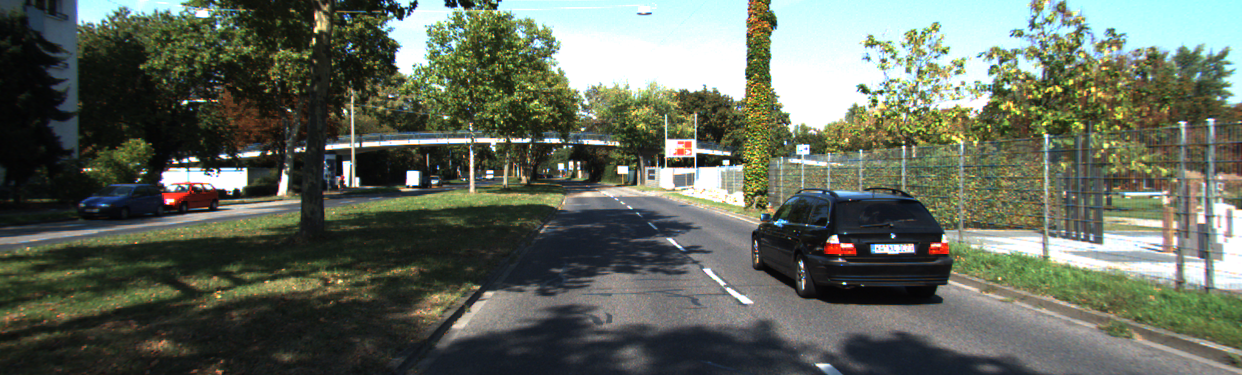
#> input picture Camera_Calibration/q2/image.png, 1242 x 375 px
$ python plot_all.py
#> lines starting #> are read from the running program, lines starting #| are printed output that depends on the picture
import cv2
#import matplotlib.pyplot as plt
import numpy as np

K = np.array([[7.2153e+02,0,6.0955e+02],[0,7.2153e+02,1.7285e+02],[0,0,1]])


img=cv2.imread('image.png')
#> img is the input picture: shape (375, 1242, 3); mean B, G, R 92.6, 105.2, 98
lineThickness = 2
#cv2.line(image, (x1, y1), (x2, y2), (0,255,0), lineThickness)

p1=np.array([2.6428839,1.65,9.90865169])

p2=np.array([4.63675196,1.65 ,9.82686339])

p3=np.array([4.63675196,1.65,4.10+9.82686339])

p4=np.array([2.6428839,1.65,9.90865169+4.10])


p5=np.array([2.6428839,1.65-1.38,9.90865169])

p6=np.array([4.63675196,1.65-1.38 ,9.82686339])

p7=np.array([4.63675196,1.65-1.38,4.10+9.82686339])

p8=np.array([2.6428839,1.65-1.38,9.90865169+4.10])

o1=np.dot(K,p1)
o2=np.dot(K,p2)
o3=np.dot(K,p3)
o4=np.dot(K,p4)
o5=np.dot(K,p5)
o6=np.dot(K,p6)
o7=np.dot(K,p7)
o8=np.dot(K,p8)

o1[0]/=o1[2]
o1[1]/=o1[2]

o2[0]/=o2[2]
o2[1]/=o2[2]


o3[0]/=o3[2]
o3[1]/=o3[2]


o4[0]/=o4[2]
o4[1]/=o4[2]

o5[0]/=o5[2]
o5[1]/=o5[2]

o6[0]/=o6[2]
o6[1]/=o6[2]


o7[0]/=o7[2]
o7[1]/=o7[2]


o8[0]/=o8[2]
o8[1]/=o8[2]

p1=o1
p2=o2
p3=o3
p4=o4
p5=o5
p6=o6
p7=o7
p8=o8

#cv2.rectangle(img, (int(o4[0]), int(o4[1])), (int(o2[0]), int(o2[1])), (255,0,0), 2)
cv2.line(img, (int(p1[0]),int(p1[1])), (int(p2[0]), int(p2[1])), (0,255,0), lineThickness)

cv2.line(img, (int(p2[0]),int(p2[1])), (int(p3[0]), int(p3[1])), (0,255,0), lineThickness)

cv2.line(img, (int(p3[0]),int(p3[1])), (int(p4[0]), int(p4[1])), (0,255,0), lineThickness)

cv2.line(img, (int(p4[0]),int(p4[1])), (int(p1[0]), int(p1[1])), (0,255,0), lineThickness)


cv2.line(img, (int(p5[0]),int(p5[1])), (int(p6[0]), int(p6[1])), (0,255,0), lineThickness)
cv2.line(img, (int(p6[0]),int(p6[1])), (int(p7[0]), int(p7[1])), (0,255,0), lineThickness)
cv2.line(img, (int(p7[0]),int(p7[1])), (int(p8[0]), int(p8[1])), (0,255,0), lineThickness)
cv2.line(img, (int(p8[0]),int(p8[1])), (int(p5[0]), int(p5[1])), (0,255,0), lineThickness)
#> img: shape (375, 1242, 3); mean B, G, R 92.3, 106.1, 97.6


cv2.line(img, (int(p1[0]),int(p1[1])), (int(p5[0]), int(p5[1])), (0,255,0), lineThickness)
cv2.line(img, (int(p2[0]),int(p2[1])), (int(p6[0]), int(p6[1])), (0,255,0), lineThickness)
cv2.line(img, (int(p3[0]),int(p3[1])), (int(p7[0]), int(p7[1])), (0,255,0), lineThickness)
cv2.line(img, (int(p4[0]),int(p4[1])), (int(p8[0]), int(p8[1])), (0,255,0), lineThickness)
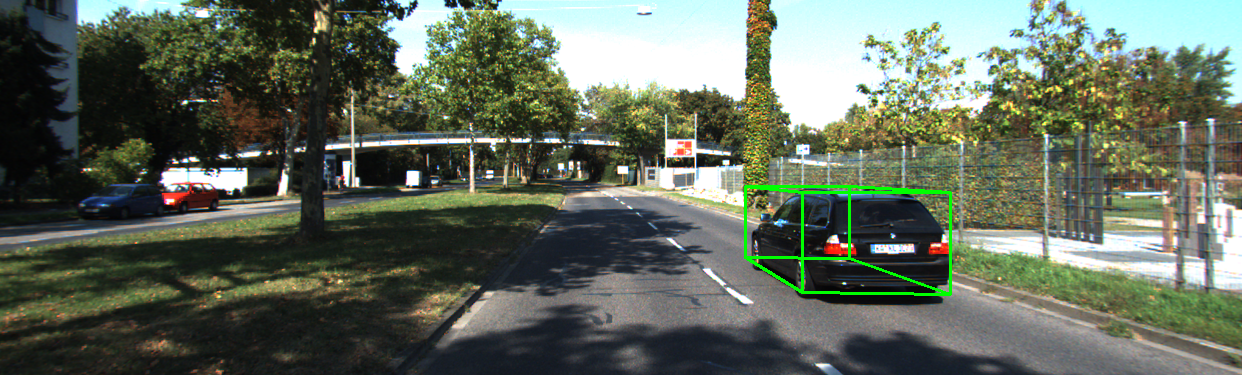
#> img: shape (375, 1242, 3); mean B, G, R 92.1, 106.5, 97.4


cv2.imshow('img',img)
cv2.waitKey(10000)
